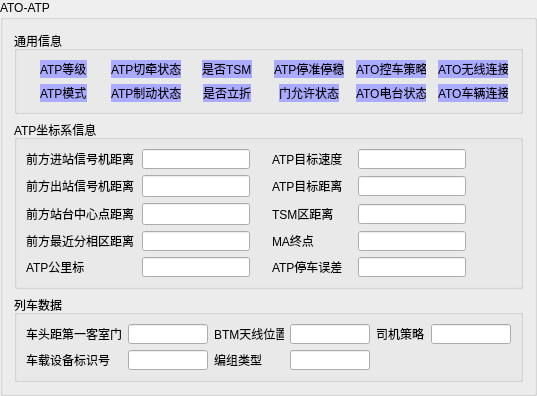
             <widget class="QGroupBox" name="groupBox_3">
              <property name="minimumSize">
               <size>
                <width>0</width>
                <height>0</height>
               </size>
              </property>
              <property name="title">
               <string>ATO-ATP</string>
              </property>
              <layout class="QVBoxLayout" name="verticalLayout_19">
               <item>
                <widget class="QGroupBox" name="gp_atp_common_2">
                 <property name="title">
                  <string>通用信息</string>
                 </property>
                 <layout class="QGridLayout" name="gridLayout_14">
                  <item row="0" column="3" alignment="Qt::AlignHCenter">
                   <widget class="QLabel" name="lbl_tsm_2">
                    <property name="minimumSize">
                     <size>
                      <width>40</width>
                      <height>0</height>
                     </size>
                    </property>
                    <property name="maximumSize">
                     <size>
                      <width>70</width>
                      <height>20</height>
                     </size>
                    </property>
                    <property name="styleSheet">
                     <string notr="true">background-color: rgb(170, 170, 255);</string>
                    </property>
                    <property name="text">
                     <string>是否TSM</string>
                    </property>
                   </widget>
                  </item>
                  <item row="2" column="5" alignment="Qt::AlignHCenter">
                   <widget class="QLabel" name="lbl_door_pmt_2">
                    <property name="minimumSize">
                     <size>
                      <width>50</width>
                      <height>0</height>
                     </size>
                    </property>
                    <property name="maximumSize">
                     <size>
                      <width>70</width>
                      <height>20</height>
                     </size>
                    </property>
                    <property name="styleSheet">
                     <string notr="true">background-color: rgb(170, 170, 255);</string>
                    </property>
                    <property name="text">
                     <string>门允许状态</string>
                    </property>
                   </widget>
                  </item>
                  <item row="2" column="6" alignment="Qt::AlignHCenter">
                   <widget class="QLabel" name="lbl_ato_radio_2">
                    <property name="maximumSize">
                     <size>
                      <width>70</width>
                      <height>16777215</height>
                     </size>
                    </property>
                    <property name="styleSheet">
                     <string notr="true">background-color: rgb(170, 170, 255);</string>
                    </property>
                    <property name="text">
                     <string>ATO电台状态</string>
                    </property>
                   </widget>
                  </item>
                  <item row="2" column="7" alignment="Qt::AlignHCenter">
                   <widget class="QLabel" name="lbl_mvb_link_2">
                    <property name="maximumSize">
                     <size>
                      <width>70</width>
                      <height>16777215</height>
                     </size>
                    </property>
                    <property name="styleSheet">
                     <string notr="true">background-color: rgb(170, 170, 255);</string>
                    </property>
                    <property name="text">
                     <string>ATO车辆连接</string>
                    </property>
                   </widget>
                  </item>
                  <item row="0" column="2" alignment="Qt::AlignHCenter">
                   <widget class="QLabel" name="lbl_atp_cut_traction_2">
                    <property name="maximumSize">
                     <size>
                      <width>70</width>
                      <height>20</height>
                     </size>
                    </property>
                    <property name="styleSheet">
                     <string notr="true">background-color: rgb(170, 170, 255);</string>
                    </property>
                    <property name="text">
                     <string>ATP切牵状态</string>
                    </property>
                   </widget>
                  </item>
                  <item row="0" column="0" alignment="Qt::AlignHCenter">
                   <widget class="QLabel" name="lbl_atp_level_2">
                    <property name="maximumSize">
                     <size>
                      <width>80</width>
                      <height>20</height>
                     </size>
                    </property>
                    <property name="styleSheet">
                     <string notr="true">background-color: rgb(170, 170, 255);</string>
                    </property>
                    <property name="text">
                     <string>ATP等级</string>
                    </property>
                   </widget>
                  </item>
                  <item row="0" column="5" alignment="Qt::AlignHCenter">
                   <widget class="QLabel" name="lbl_atp_stop_ok_2">
                    <property name="maximumSize">
                     <size>
                      <width>70</width>
                      <height>20</height>
                     </size>
                    </property>
                    <property name="styleSheet">
                     <string notr="true">background-color: rgb(170, 170, 255);</string>
                    </property>
                    <property name="text">
                     <string>ATP停准停稳</string>
                    </property>
                   </widget>
                  </item>
                  <item row="0" column="6" alignment="Qt::AlignHCenter">
                   <widget class="QLabel" name="lbl_ato_ctrl_stat_2">
                    <property name="maximumSize">
                     <size>
                      <width>70</width>
                      <height>16777215</height>
                     </size>
                    </property>
                    <property name="styleSheet">
                     <string notr="true">background-color: rgb(170, 170, 255);</string>
                    </property>
                    <property name="text">
                     <string>ATO控车策略</string>
                    </property>
                   </widget>
                  </item>
                  <item row="0" column="7" alignment="Qt::AlignHCenter">
                   <widget class="QLabel" name="lbl_ato_session_2">
                    <property name="maximumSize">
                     <size>
                      <width>70</width>
                      <height>20</height>
                     </size>
                    </property>
                    <property name="styleSheet">
                     <string notr="true">background-color: rgb(170, 170, 255);</string>
                    </property>
                    <property name="text">
                     <string>ATO无线连接</string>
                    </property>
                   </widget>
                  </item>
                  <item row="2" column="0" alignment="Qt::AlignHCenter">
                   <widget class="QLabel" name="lbl_atp_mode_2">
                    <property name="maximumSize">
                     <size>
                      <width>80</width>
                      <height>20</height>
                     </size>
                    </property>
                    <property name="styleSheet">
                     <string notr="true">background-color: rgb(170, 170, 255);</string>
                    </property>
                    <property name="text">
                     <string>ATP模式</string>
                    </property>
                   </widget>
                  </item>
                  <item row="2" column="2" alignment="Qt::AlignHCenter">
                   <widget class="QLabel" name="lbl_atp_brake_2">
                    <property name="maximumSize">
                     <size>
                      <width>70</width>
                      <height>20</height>
                     </size>
                    </property>
                    <property name="styleSheet">
                     <string notr="true">background-color: rgb(170, 170, 255);</string>
                    </property>
                    <property name="text">
                     <string>ATP制动状态</string>
                    </property>
                   </widget>
                  </item>
                  <item row="2" column="3" alignment="Qt::AlignHCenter">
                   <widget class="QLabel" name="lbl_tb_2">
                    <property name="maximumSize">
                     <size>
                      <width>50</width>
                      <height>20</height>
                     </size>
                    </property>
                    <property name="styleSheet">
                     <string notr="true">background-color: rgb(170, 170, 255);</string>
                    </property>
                    <property name="text">
                     <string>是否立折</string>
                    </property>
                   </widget>
                  </item>
                 </layout>
                </widget>
               </item>
               <item>
                <widget class="QGroupBox" name="gp_atp_s_v_2">
                 <property name="title">
                  <string>ATP坐标系信息</string>
                 </property>
                 <layout class="QGridLayout" name="gridLayout_15">
                  <item row="1" column="0">
                   <layout class="QHBoxLayout" name="horizontalLayout_36">
                    <item>
                     <widget class="QLabel" name="lbl_cz_signal_dis_2">
                      <property name="maximumSize">
                       <size>
                        <width>110</width>
                        <height>20</height>
                       </size>
                      </property>
                      <property name="text">
                       <string>前方出站信号机距离</string>
                      </property>
                     </widget>
                    </item>
                    <item alignment="Qt::AlignLeft">
                     <widget class="QLineEdit" name="led_cz_signal_dis_2">
                      <property name="maximumSize">
                       <size>
                        <width>110</width>
                        <height>16777215</height>
                       </size>
                      </property>
                     </widget>
                    </item>
                   </layout>
                  </item>
                  <item row="2" column="0">
                   <layout class="QHBoxLayout" name="horizontalLayout_37">
                    <item>
                     <widget class="QLabel" name="lbl_stn_center_dis_2">
                      <property name="maximumSize">
                       <size>
                        <width>110</width>
                        <height>20</height>
                       </size>
                      </property>
                      <property name="text">
                       <string>前方站台中心点距离</string>
                      </property>
                     </widget>
                    </item>
                    <item alignment="Qt::AlignLeft">
                     <widget class="QLineEdit" name="led_stn_center_dis_2">
                      <property name="maximumSize">
                       <size>
                        <width>110</width>
                        <height>16777215</height>
                       </size>
                      </property>
                     </widget>
                    </item>
                   </layout>
                  </item>
                  <item row="2" column="1">
                   <layout class="QHBoxLayout" name="horizontalLayout_38">
                    <item>
                     <widget class="QLabel" name="lbl_atp_tsm_dis_2">
                      <property name="maximumSize">
                       <size>
                        <width>80</width>
                        <height>20</height>
                       </size>
                      </property>
                      <property name="text">
                       <string>TSM区距离</string>
                      </property>
                     </widget>
                    </item>
                    <item alignment="Qt::AlignLeft">
                     <widget class="QLineEdit" name="led_atp_tsm_dis_2">
                      <property name="maximumSize">
                       <size>
                        <width>110</width>
                        <height>20</height>
                       </size>
                      </property>
                     </widget>
                    </item>
                   </layout>
                  </item>
                  <item row="1" column="1">
                   <layout class="QHBoxLayout" name="horizontalLayout_39">
                    <item>
                     <widget class="QLabel" name="lbl_atp_target_dis_2">
                      <property name="maximumSize">
                       <size>
                        <width>80</width>
                        <height>20</height>
                       </size>
                      </property>
                      <property name="text">
                       <string>ATP目标距离</string>
                      </property>
                     </widget>
                    </item>
                    <item alignment="Qt::AlignLeft">
                     <widget class="QLineEdit" name="led_atp_target_dis_2">
                      <property name="maximumSize">
                       <size>
                        <width>110</width>
                        <height>20</height>
                       </size>
                      </property>
                     </widget>
                    </item>
                   </layout>
                  </item>
                  <item row="0" column="1">
                   <layout class="QHBoxLayout" name="horizontalLayout_40">
                    <item>
                     <widget class="QLabel" name="lbl_atp_target_v_2">
                      <property name="maximumSize">
                       <size>
                        <width>80</width>
                        <height>20</height>
                       </size>
                      </property>
                      <property name="text">
                       <string>ATP目标速度</string>
                      </property>
                     </widget>
                    </item>
                    <item alignment="Qt::AlignLeft">
                     <widget class="QLineEdit" name="led_atp_target_v_2">
                      <property name="maximumSize">
                       <size>
                        <width>110</width>
                        <height>20</height>
                       </size>
                      </property>
                     </widget>
                    </item>
                   </layout>
                  </item>
                  <item row="4" column="0">
                   <layout class="QHBoxLayout" name="horizontalLayout_41">
                    <item>
                     <widget class="QLabel" name="lbl_atp_milestone_2">
                      <property name="maximumSize">
                       <size>
                        <width>110</width>
                        <height>20</height>
                       </size>
                      </property>
                      <property name="text">
                       <string>ATP公里标</string>
                      </property>
                     </widget>
                    </item>
                    <item alignment="Qt::AlignLeft">
                     <widget class="QLineEdit" name="led_atp_milestone_2">
                      <property name="maximumSize">
                       <size>
                        <width>110</width>
                        <height>20</height>
                       </size>
                      </property>
                     </widget>
                    </item>
                   </layout>
                  </item>
                  <item row="4" column="1">
                   <layout class="QHBoxLayout" name="horizontalLayout_42">
                    <item>
                     <widget class="QLabel" name="lbl_atp_stoperr_2">
                      <property name="maximumSize">
                       <size>
                        <width>80</width>
                        <height>20</height>
                       </size>
                      </property>
                      <property name="text">
                       <string>ATP停车误差</string>
                      </property>
                     </widget>
                    </item>
                    <item alignment="Qt::AlignLeft">
                     <widget class="QLineEdit" name="led_atp_stoperr_2">
                      <property name="maximumSize">
                       <size>
                        <width>110</width>
                        <height>20</height>
                       </size>
                      </property>
                     </widget>
                    </item>
                   </layout>
                  </item>
                  <item row="0" column="0">
                   <layout class="QHBoxLayout" name="horizontalLayout_43">
                    <item>
                     <widget class="QLabel" name="lbl_jz_signal_dis_2">
                      <property name="maximumSize">
                       <size>
                        <width>110</width>
                        <height>20</height>
                       </size>
                      </property>
                      <property name="text">
                       <string>前方进站信号机距离</string>
                      </property>
                     </widget>
                    </item>
                    <item alignment="Qt::AlignLeft">
                     <widget class="QLineEdit" name="led_jz_signal_dis_2">
                      <property name="maximumSize">
                       <size>
                        <width>110</width>
                        <height>20</height>
                       </size>
                      </property>
                     </widget>
                    </item>
                   </layout>
                  </item>
                  <item row="3" column="0">
                   <layout class="QHBoxLayout" name="horizontalLayout_44">
                    <item>
                     <widget class="QLabel" name="lbl_atp_gfx_dis_2">
                      <property name="maximumSize">
                       <size>
                        <width>110</width>
                        <height>20</height>
                       </size>
                      </property>
                      <property name="text">
                       <string>前方最近分相区距离</string>
                      </property>
                     </widget>
                    </item>
                    <item alignment="Qt::AlignLeft">
                     <widget class="QLineEdit" name="led_atp_gfx_dis_2">
                      <property name="maximumSize">
                       <size>
                        <width>110</width>
                        <height>20</height>
                       </size>
                      </property>
                     </widget>
                    </item>
                   </layout>
                  </item>
                  <item row="3" column="1">
                   <layout class="QHBoxLayout" name="horizontalLayout_45">
                    <item>
                     <widget class="QLabel" name="lbl_atp_ma_2">
                      <property name="maximumSize">
                       <size>
                        <width>80</width>
                        <height>20</height>
                       </size>
                      </property>
                      <property name="text">
                       <string>MA终点</string>
                      </property>
                     </widget>
                    </item>
                    <item alignment="Qt::AlignLeft">
                     <widget class="QLineEdit" name="led_atp_ma_2">
                      <property name="maximumSize">
                       <size>
                        <width>110</width>
                        <height>20</height>
                       </size>
                      </property>
                     </widget>
                    </item>
                   </layout>
                  </item>
                 </layout>
                </widget>
               </item>
               <item>
                <widget class="QGroupBox" name="gp_atp_train_2">
                 <property name="title">
                  <string>列车数据</string>
                 </property>
                 <layout class="QGridLayout" name="gridLayout_16">
                  <item row="1" column="0">
                   <layout class="QHBoxLayout" name="horizontalLayout_35">
                    <item>
                     <widget class="QLabel" name="lbl_nid_engine_2">
                      <property name="maximumSize">
                       <size>
                        <width>120</width>
                        <height>20</height>
                       </size>
                      </property>
                      <property name="text">
                       <string>车载设备标识号</string>
                      </property>
                     </widget>
                    </item>
                    <item>
                     <widget class="QLineEdit" name="led_nid_engine_2">
                      <property name="maximumSize">
                       <size>
                        <width>80</width>
                        <height>20</height>
                       </size>
                      </property>
                     </widget>
                    </item>
                   </layout>
                  </item>
                  <item row="0" column="2">
                   <layout class="QHBoxLayout" name="horizontalLayout_46">
                    <item>
                     <widget class="QLabel" name="lbl_driver_strategy_2">
                      <property name="maximumSize">
                       <size>
                        <width>120</width>
                        <height>20</height>
                       </size>
                      </property>
                      <property name="text">
                       <string>司机策略</string>
                      </property>
                     </widget>
                    </item>
                    <item>
                     <widget class="QLineEdit" name="led_driver_strategy_2">
                      <property name="maximumSize">
                       <size>
                        <width>80</width>
                        <height>20</height>
                       </size>
                      </property>
                     </widget>
                    </item>
                   </layout>
                  </item>
                  <item row="0" column="0">
                   <layout class="QHBoxLayout" name="horizontalLayout_47">
                    <item>
                     <widget class="QLabel" name="lbl_head_door_dis_2">
                      <property name="maximumSize">
                       <size>
                        <width>120</width>
                        <height>16777215</height>
                       </size>
                      </property>
                      <property name="text">
                       <string>车头距第一客室门</string>
                      </property>
                     </widget>
                    </item>
                    <item>
                     <widget class="QLineEdit" name="led_head_foor_dis_2">
                      <property name="maximumSize">
                       <size>
                        <width>80</width>
                        <height>20</height>
                       </size>
                      </property>
                     </widget>
                    </item>
                   </layout>
                  </item>
                  <item row="0" column="1">
                   <layout class="QHBoxLayout" name="horizontalLayout_48">
                    <item>
                     <widget class="QLabel" name="lbl_atp_btm_pos_2">
                      <property name="maximumSize">
                       <size>
                        <width>70</width>
                        <height>20</height>
                       </size>
                      </property>
                      <property name="text">
                       <string>BTM天线位置</string>
                      </property>
                     </widget>
                    </item>
                    <item>
                     <widget class="QLineEdit" name="led_atp_btm_pos_2">
                      <property name="maximumSize">
                       <size>
                        <width>80</width>
                        <height>20</height>
                       </size>
                      </property>
                     </widget>
                    </item>
                   </layout>
                  </item>
                  <item row="1" column="1">
                   <layout class="QHBoxLayout" name="horizontalLayout_49">
                    <item>
                     <widget class="QLabel" name="lbl_units_2">
                      <property name="maximumSize">
                       <size>
                        <width>70</width>
                        <height>20</height>
                       </size>
                      </property>
                      <property name="text">
                       <string>编组类型</string>
                      </property>
                     </widget>
                    </item>
                    <item>
                     <widget class="QLineEdit" name="led_units_2">
                      <property name="maximumSize">
                       <size>
                        <width>80</width>
                        <height>20</height>
                       </size>
                      </property>
                     </widget>
                    </item>
                   </layout>
                  </item>
                 </layout>
                 <zorder></zorder>
                 <zorder></zorder>
                 <zorder></zorder>
                 <zorder></zorder>
                </widget>
               </item>
              </layout>
             </widget>
